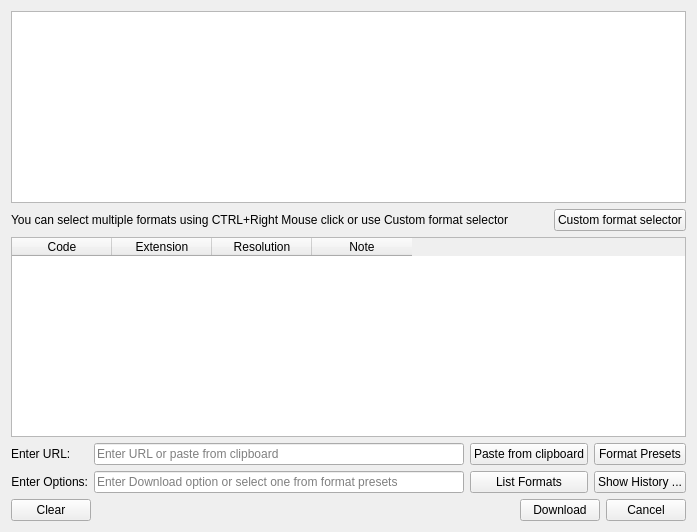
      <widget class="QWidget" name="tabBasickDownloader">
       <attribute name="icon">
        <iconset resource="icons.qrc">
         <normaloff>:/icons/inbox.png</normaloff>:/icons/inbox.png</iconset>
       </attribute>
       <attribute name="title">
        <string>Simple</string>
       </attribute>
       <layout class="QVBoxLayout" name="verticalLayout_2">
        <item>
         <widget class="QPlainTextEdit" name="plainTextEditLogger"/>
        </item>
        <item>
         <widget class="QWidget" name="formatSelectionWidget" native="true">
          <layout class="QVBoxLayout" name="verticalLayout_16">
           <property name="leftMargin">
            <number>0</number>
           </property>
           <property name="topMargin">
            <number>0</number>
           </property>
           <property name="rightMargin">
            <number>0</number>
           </property>
           <property name="bottomMargin">
            <number>0</number>
           </property>
           <item>
            <layout class="QHBoxLayout" name="horizontalLayout_16">
             <item>
              <widget class="QLabel" name="label_5">
               <property name="enabled">
                <bool>true</bool>
               </property>
               <property name="text">
                <string>You can select multiple formats using CTRL+Right Mouse click or use Custom format selector</string>
               </property>
              </widget>
             </item>
             <item>
              <spacer name="horizontalSpacer_8">
               <property name="orientation">
                <enum>Qt::Horizontal</enum>
               </property>
               <property name="sizeHint" stdset="0">
                <size>
                 <width>40</width>
                 <height>20</height>
                </size>
               </property>
              </spacer>
             </item>
             <item>
              <widget class="QPushButton" name="pbCustomFormatSelector">
               <property name="sizePolicy">
                <sizepolicy hsizetype="Maximum" vsizetype="Fixed">
                 <horstretch>0</horstretch>
                 <verstretch>0</verstretch>
                </sizepolicy>
               </property>
               <property name="toolTip">
                <string>&lt;html&gt;&lt;head/&gt;&lt;body&gt;&lt;p&gt;Select one of the format or&lt;/p&gt;&lt;p&gt;use Custom format selector&lt;/p&gt;&lt;p&gt;to select a combination of formats&lt;/p&gt;&lt;/body&gt;&lt;/html&gt;</string>
               </property>
               <property name="text">
                <string>Custom format selector</string>
               </property>
               <property name="icon">
                <iconset resource="icons.qrc">
                 <normaloff>:/icons/mouse.png</normaloff>:/icons/mouse.png</iconset>
               </property>
               <property name="iconSize">
                <size>
                 <width>22</width>
                 <height>22</height>
                </size>
               </property>
              </widget>
             </item>
            </layout>
           </item>
           <item>
            <widget class="QTableWidget" name="bdTableWidgetList">
             <property name="minimumSize">
              <size>
               <width>0</width>
               <height>200</height>
              </size>
             </property>
             <property name="editTriggers">
              <set>QAbstractItemView::NoEditTriggers</set>
             </property>
             <property name="tabKeyNavigation">
              <bool>false</bool>
             </property>
             <property name="showDropIndicator" stdset="0">
              <bool>false</bool>
             </property>
             <property name="selectionBehavior">
              <enum>QAbstractItemView::SelectRows</enum>
             </property>
             <property name="verticalScrollMode">
              <enum>QAbstractItemView::ScrollPerPixel</enum>
             </property>
             <column>
              <property name="text">
               <string>Code</string>
              </property>
             </column>
             <column>
              <property name="text">
               <string>Extension</string>
              </property>
             </column>
             <column>
              <property name="text">
               <string>Resolution</string>
              </property>
             </column>
             <column>
              <property name="text">
               <string>Note</string>
              </property>
             </column>
            </widget>
           </item>
          </layout>
         </widget>
        </item>
        <item>
         <layout class="QGridLayout" name="gridLayout">
          <item row="0" column="1">
           <widget class="QLineEdit" name="lineEditURL">
            <property name="placeholderText">
             <string>Enter URL or paste from clipboard</string>
            </property>
            <property name="clearButtonEnabled">
             <bool>true</bool>
            </property>
           </widget>
          </item>
          <item row="1" column="0">
           <widget class="QLabel" name="label_2">
            <property name="text">
             <string>Enter Options:</string>
            </property>
            <property name="alignment">
             <set>Qt::AlignRight|Qt::AlignTrailing|Qt::AlignVCenter</set>
            </property>
            <property name="wordWrap">
             <bool>true</bool>
            </property>
           </widget>
          </item>
          <item row="1" column="1">
           <widget class="QLineEdit" name="lineEditOptions">
            <property name="placeholderText">
             <string>Enter Download option or select one from format presets</string>
            </property>
            <property name="clearButtonEnabled">
             <bool>true</bool>
            </property>
           </widget>
          </item>
          <item row="0" column="0">
           <widget class="QLabel" name="label">
            <property name="text">
             <string>Enter URL:</string>
            </property>
           </widget>
          </item>
          <item row="0" column="2">
           <widget class="QPushButton" name="pbPasteClipboard">
            <property name="toolTip">
             <string>Paste from Clipboard</string>
            </property>
            <property name="text">
             <string>Paste from clipboard</string>
            </property>
            <property name="icon">
             <iconset resource="icons.qrc">
              <normaloff>:/icons/paste.png</normaloff>:/icons/paste.png</iconset>
            </property>
            <property name="iconSize">
             <size>
              <width>22</width>
              <height>22</height>
             </size>
            </property>
           </widget>
          </item>
          <item row="1" column="3">
           <widget class="QPushButton" name="pbOptionsHistory">
            <property name="toolTip">
             <string>Recently Used</string>
            </property>
            <property name="text">
             <string>Show History ...</string>
            </property>
            <property name="icon">
             <iconset resource="icons.qrc">
              <normaloff>:/icons/clock.png</normaloff>:/icons/clock.png</iconset>
            </property>
            <property name="iconSize">
             <size>
              <width>22</width>
              <height>22</height>
             </size>
            </property>
           </widget>
          </item>
          <item row="0" column="3">
           <widget class="QPushButton" name="pbEntries">
            <property name="text">
             <string>Format Presets</string>
            </property>
            <property name="icon">
             <iconset resource="icons.qrc">
              <normaloff>:/icons/star_full.png</normaloff>:/icons/star_full.png</iconset>
            </property>
            <property name="iconSize">
             <size>
              <width>22</width>
              <height>22</height>
             </size>
            </property>
           </widget>
          </item>
          <item row="1" column="2">
           <widget class="QPushButton" name="pbList">
            <property name="text">
             <string>List Formats</string>
            </property>
            <property name="icon">
             <iconset resource="icons.qrc">
              <normaloff>:/icons/notepad.png</normaloff>:/icons/notepad.png</iconset>
            </property>
            <property name="iconSize">
             <size>
              <width>22</width>
              <height>22</height>
             </size>
            </property>
           </widget>
          </item>
         </layout>
        </item>
        <item>
         <layout class="QHBoxLayout" name="horizontalLayout_4">
          <item>
           <widget class="QPushButton" name="pbResetBD">
            <property name="text">
             <string>Clear</string>
            </property>
            <property name="icon">
             <iconset resource="icons.qrc">
              <normaloff>:/icons/shopping_basket.png</normaloff>:/icons/shopping_basket.png</iconset>
            </property>
            <property name="iconSize">
             <size>
              <width>22</width>
              <height>22</height>
             </size>
            </property>
           </widget>
          </item>
          <item>
           <spacer name="horizontalSpacer">
            <property name="orientation">
             <enum>Qt::Horizontal</enum>
            </property>
            <property name="sizeHint" stdset="0">
             <size>
              <width>40</width>
              <height>20</height>
             </size>
            </property>
           </spacer>
          </item>
          <item>
           <widget class="QPushButton" name="pbDownload">
            <property name="text">
             <string>Download</string>
            </property>
            <property name="icon">
             <iconset resource="icons.qrc">
              <normaloff>:/icons/inbox.png</normaloff>:/icons/inbox.png</iconset>
            </property>
            <property name="iconSize">
             <size>
              <width>22</width>
              <height>22</height>
             </size>
            </property>
           </widget>
          </item>
          <item>
           <widget class="QPushButton" name="pbCancel">
            <property name="text">
             <string>Cancel</string>
            </property>
            <property name="icon">
             <iconset resource="icons.qrc">
              <normaloff>:/icons/button_blue_stop.png</normaloff>:/icons/button_blue_stop.png</iconset>
            </property>
            <property name="iconSize">
             <size>
              <width>22</width>
              <height>22</height>
             </size>
            </property>
           </widget>
          </item>
         </layout>
        </item>
       </layout>
      </widget>
